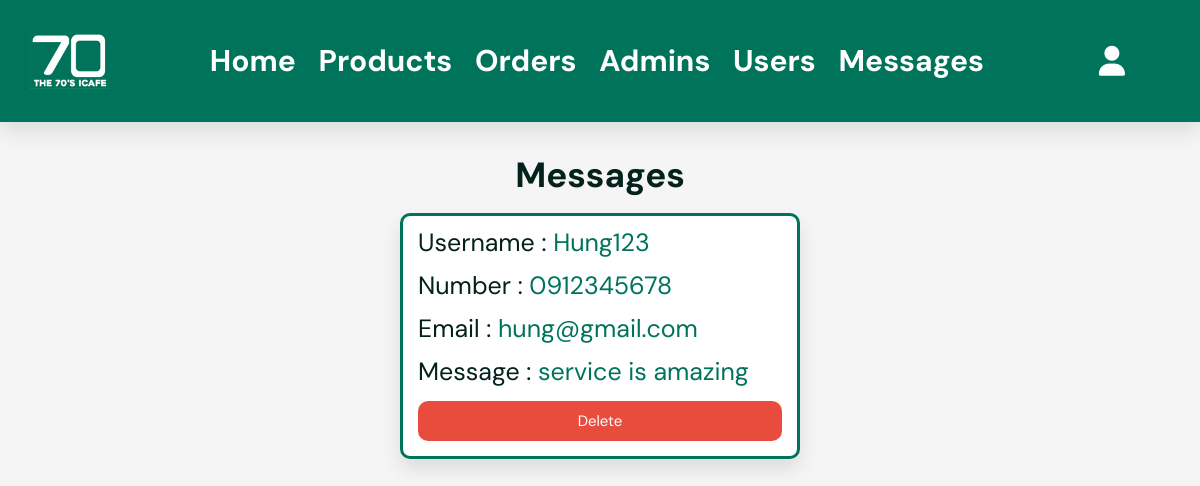
/admin/messages.php (signed in), run on the app's committed database.
### tables this page shows
CREATE TABLE `messages` (
  `id_message` int(100) NOT NULL,
  `id_user` int(100) NOT NULL,
  `message_details` varchar(500) NOT NULL
);

CREATE TABLE `users` (
  `id_user` int(100) NOT NULL,
  `username` varchar(20) NOT NULL,
  `user_email` varchar(50) NOT NULL,
  `user_phone_number` varchar(10) NOT NULL,
  `user_password` varchar(50) NOT NULL,
  `user_address` varchar(500) NOT NULL,
  `user_image` varchar(100) DEFAULT NULL
);

### admin/messages.php (the view, shortened to what this page needs)
<?php
include '../components/connect.php';
?>
<!DOCTYPE html>
<html lang="en">
   <head>
      <link rel="stylesheet" href="https://unpkg.com/swiper@8/swiper-bundle.min.css" />
      <link rel="stylesheet" href="https://cdnjs.cloudflare.com/ajax/libs/font-awesome/6.1.1/css/all.min.css">
      <link href="../css/admin_style.css" rel="stylesheet">
   </head>
   <body>
   <?php include '../components/admin_header.php' ?>
   <section class="messages">
      <h1 class="heading">messages</h1>
      <div class="box-container">
      <?php
         $select_messages = $conn->prepare("SELECT * FROM messages JOIN users ON messages.id_user = users.id_user ");
         $select_messages->execute();
         if($select_messages->rowCount() > 0){
            while($fetch_messages = $select_messages->fetch(PDO::FETCH_ASSOC)){
      ?>
      <div class="box">
         <p> Username : <span><?= $fetch_messages['username']; ?></span> </p>
         <p> Number : <span><?= $fetch_messages['user_phone_number']; ?></span> </p>
         <p> Email : <span><?= $fetch_messages['user_email']; ?></span> </p>
         <p> Message : <span><?= $fetch_messages['message_details']; ?></span> </p>
         <a href="messages.php?delete=<?= $fetch_messages['id_message']; ?>" class="delete-btn"
         onclick="return confirm('delete this message?');">delete</a>
      </div>
      <?php
            }
         }else{
            echo '<p class="empty">you have no messages</p>';
         }
      ?>
      </div>
   </section>
   </body>
</html>

### css/admin_style.css (style rules this page uses)
:root { --main-color:#00735b; --red:#e74c3c; --orange:#f39c12; --black:#03221c; --white:#fff; --light-bg:#f5f5f5; --light-color:#999; --border: 3px solid var(--main-color); --box-shadow:0 10px 20px rgba(0,0,0,.1); }
* { font-family: 'DM Sans', sans-serif; margin:0; padding:0; box-sizing: border-box; text-decoration: none; outline: none; border:none; }
html { font-size: 62.5%; overflow-x: hidden; scroll-behavior: smooth; stop-opacity: 200px; }
body { background-color: var(--light-bg); }
section { margin:0 auto; max-width: 1900px; padding: 30px; }
.btn, .delete-btn, .option-btn { display: block; margin-top: 8px; border-radius: 10px; cursor: pointer; width: 100%; font-size: 15px; color:var(--white); padding: 10px 10px; text-transform: capitalize; text-align: center; }
.delete-btn { background-color: var(--red); }
.heading { text-align: center; margin-bottom: 15px; text-transform: capitalize; color:var(--black); font-size: 35px; }
.messages .box-container { display: grid; grid-template-columns: repeat(auto-fit, 400px); gap:10px; justify-content: center; align-items: flex-start; }
.messages .box-container .box { background-color: var(--white); border-radius: 10px; box-shadow: var(--box-shadow); border:var(--border); padding:15px; padding-top: 5px; }
.messages .box-container .box p { padding: 5px 0; font-size: 25px; color:var(--black); }
.messages .box-container .box p span { color:var(--main-color); }

### data on the page
messages: id_user.username "Hung123", id_user.user_phone_number "0912345678", id_user.user_email "hung@gmail.com", message_details "service is amazing"
